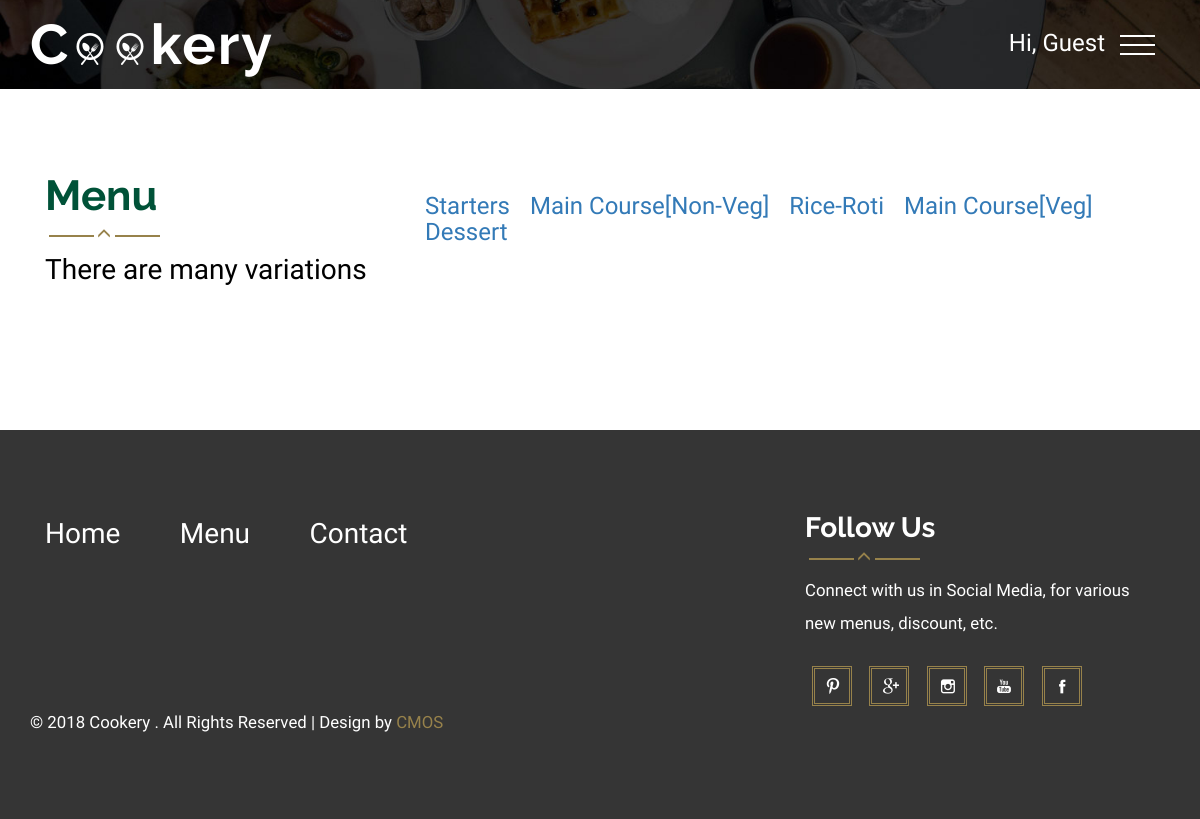
Page /menu.php on the committed database.
### tables this page shows
CREATE TABLE `type_table` (
  `type_id` int(11) NOT NULL,
  `type_name` varchar(155) NOT NULL,
  `category` varchar(155) NOT NULL
);

### menu.php (the view, shortened to what this page needs)
<!DOCTYPE html>
<html>
<head>
<link href="css/bootstrap.css" rel="stylesheet" type="text/css" media="all" />
<link href="css/style.css" rel="stylesheet" type="text/css" media="all" />
<link href="css/styles.css" rel="stylesheet">
<link href="css/animate.min.css" rel="stylesheet">
</head>
<body>
<body>
<div class="header head">
	<div class="container">
		<div class="logo animated wow pulse" data-wow-duration="1000ms" data-wow-delay="500ms">
			<h1><a href="index.php"><span>C</span><img src="images/oo.png" alt=""><img src="images/oo.png" alt="">kery</a></h1>
		</div>
		<?php require("header_menu.php") ?>
	<div class="clearfix"></div>
	</div>
</div>
	<div class="menu">
		<div class="container">
			<div class="menu-top">
				<div class="col-md-4 menu-left animated wow fadeInLeft" data-wow-duration="1000ms" data-wow-delay="500ms">
					<h3>Menu</h3>
					<label><i class="glyphicon glyphicon-menu-up"></i></label>
					<span>There are many variations</span>
				</div>
				<div class="col-md-8 menu-right animated wow fadeInRight" data-wow-duration="1000ms" data-wow-delay="500ms" style="margin-top: 20px;">
				<?php
				$src=mysqli_query($con,"SELECT * FROM `type_table`")or die(mysqli_error($con));
				if(mysqli_num_rows($src)>0){
					$arr=array();
					while($rec=mysqli_fetch_assoc($src)){
						array_push($arr,$rec['type_id']);
						if(strcmp($rec['category'], "Main Course") == 0)
						{
						?><h3 style="float: left; margin-right: 10px;"><a href="javascript:void(0)" onClick="get_items(<?php echo $rec['type_id'] ?>)"><span style="margin-right: 10px;"><?php echo $rec['category']."[".$rec['type_name']."]" ?></span></a></h3><?php
						}
						else{
						?>
							<h3 style="float: left; margin-right: 10px;"><a href="javascript:void(0)" onClick="get_items(<?php echo $rec['type_id'] ?>)"><span style="margin-right: 10px;"><?php echo $rec['category'];?></span></a></h3>
						<?php
						}
					}
				}else{
					?><h4 class="text-center text-danger">No Category Found</h4><?php
				}
				?>
				</div>
				<div class="clearfix"> </div>
			</div>
		</div>
	</div>
	<?php require("footer.php") ?>
</body>
</html>

### css/style.css (style rules this page uses)
body { background:#fff; font-family: 'Open Sans Condensed', sans-serif; }
body a { transition: 0.5s all; -webkit-transition: 0.5s all; -o-transition: 0.5s all; -moz-transition: 0.5s all; -ms-transition: 0.5s all; }
h1,h2,h3,h4,h5,h6,label,p { margin:0; }
.logo { float:left; }
.logo h1 { font-family: 'Raleway', sans-serif; font-size: 4em; font-weight: 700; letter-spacing: 2px; }
.logo a { color: #fff; text-decoration:none; }
.logo a img { margin: 0px 4px; }
.header { background:url(../images/2.jpg) no-repeat left; width:100%; background-size:cover; min-height:750px; display:block; padding-top: 1em; }
.head { min-height:89px; }
.menu-top { padding: 0em 0 2em; }
.menu-left h3 { font-size:3em; color: #005238; font-family: 'Raleway', sans-serif; font-weight:700; }
.menu-left span { font-size:2em; color:#000; }
.menu-left label { display: block; margin: 0.4em 0; }
.menu-left label:before,.menu-left label:after { width: 45px; height: 2px; display: inline-block; vertical-align: middle; content: ""; margin: 0 1%; background-color: #97824b; }
.menu-left i { font-size:1em; color:#97824b; }
.menu { padding: 6em 0; }

### css/styles.css (style rules this page uses)
body { background:#fff; font-family: 'Open Sans Condensed', sans-serif; }

### rows in the picture
type_table: category "Starters"
type_table: category "Main Course", type_name "Non-Veg"
type_table: category "Rice-Roti"
type_table: category "Main Course", type_name "Veg"
type_table: category "Dessert"
